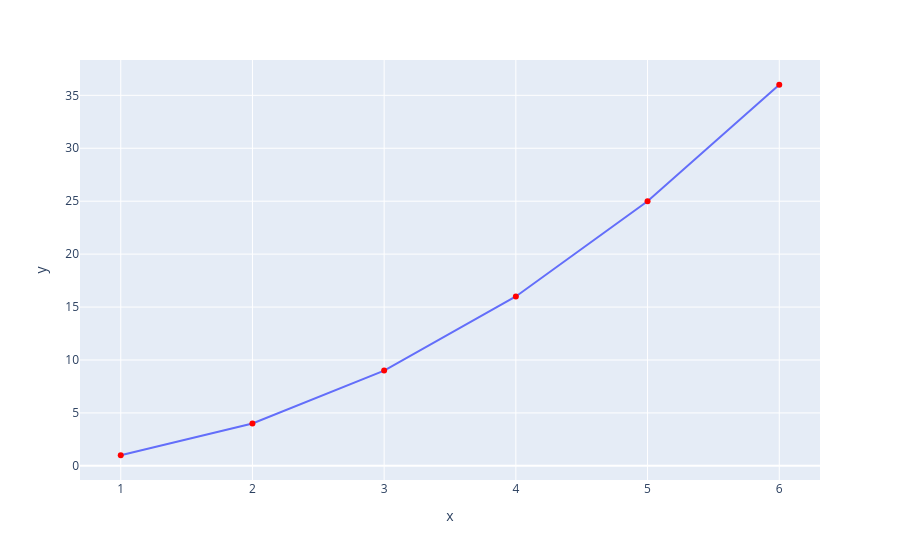

The code cell stored with this chart in its notebook:
### Code cell
line.add_trace(scatter.data[0])
line

### Figure 1 — Plotly figure (JSON) as saved in the notebook; plotly's stock layout.template omitted (floating-point values rounded to 4 significant figures)
{"data": [{"hovertemplate": "x=%{x}<br>y=%{y}<extra></extra>", "legendgroup": "", "line": {"color": "#636efa", "dash": "solid"}, "mode": "lines", "name": "", "orientation": "v", "showlegend": false, "type": "scatter", "x": [1, 2, 3, 4, 5, 6], "xaxis": "x", "y": [1, 4, 9, 16, 25, 36], "yaxis": "y"}, {"hovertemplate": "x=%{x}<br>y=%{y}<extra></extra>", "legendgroup": "", "marker": {"color": "red", "symbol": "circle"}, "mode": "markers", "name": "", "orientation": "v", "showlegend": false, "type": "scatter", "x": [1, 2, 3, 4, 5, 6], "xaxis": "x", "y": [1, 4, 9, 16, 25, 36], "yaxis": "y"}], "layout": {"autosize": true, "legend": {"tracegroupgap": 0}, "margin": {"t": 60}, "xaxis": {"anchor": "y", "autorange": true, "domain": [0, 1], "range": [0.7016, 6.298], "title": {"text": "x"}, "type": "linear"}, "yaxis": {"anchor": "x", "autorange": true, "domain": [0, 1], "range": [-1.482, 38.48], "title": {"text": "y"}, "type": "linear"}}}
